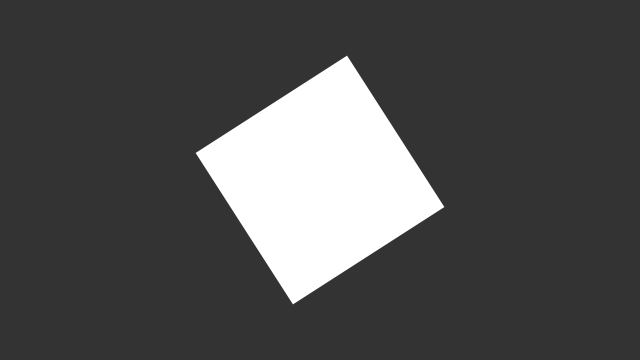
Frame 1 (no input)
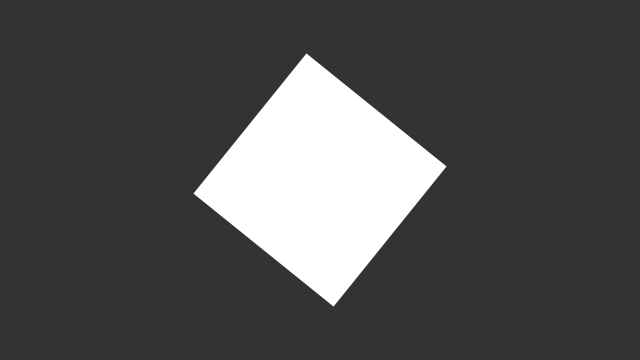
Frame 60 (the mouse pressed at the canvas centre just before this capture)
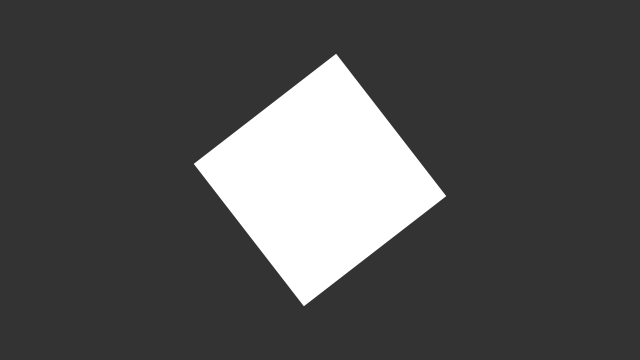
Frame 120 (the mouse held since frame 60 and released just before this capture)

The Processing sketch that drew these frames (run headless with seeded random() and noise(); from frame 60 on, the mouse is pressed at the canvas centre):

// Processing sketch: Rotate
// ── Rotate.pde
/**
 * Rotate. 
 * 
 * Rotating a square around the Z axis. To get the results
 * you expect, send the rotate function angle parameters that are
 * values between 0 and PI*2 (TWO_PI which is roughly 6.28). If you prefer to 
 * think about angles as degrees (0-360), you can use the radians() 
 * method to convert your values. For example: scale(radians(90))
 * is identical to the statement scale(PI/2). 
 */

float angle;
float jitter;

void setup() {
    size(640, 360);

    noStroke();
    fill(255);

    rectMode(CENTER);
}

void draw() {
    background(51);

    // during even-numbered seconds (0, 2, 4, 6...)
    if (second() % 2 == 0) {
        jitter = random(-0.1, 0.1);
    }

    angle = angle + jitter;

    float c = cos(angle);

    translate(width / 2, height / 2);
    rotate(c);

    rect(0, 0, 180, 180);
}
